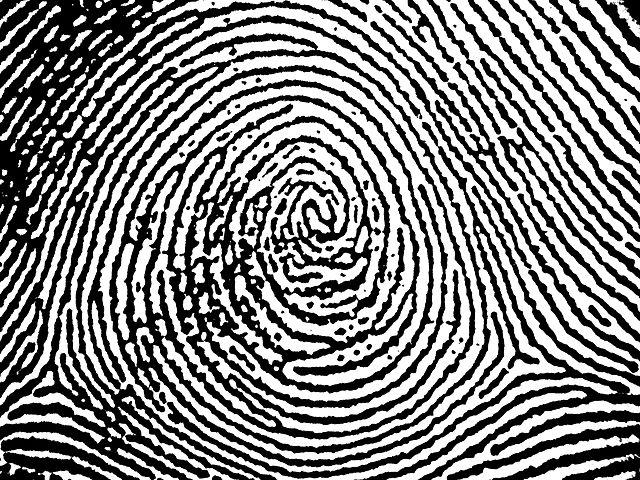
#> input picture week_11_image_processing/morphological_processing/img.jpg, 640 x 480 px, given in place of img.png, which was not available
$ jupyter execute --allow-errors Morphological_Processing_Implementation.ipynb   (shell and % lines are left out)   (text cells are left out)
#> lines starting #> are read from the running program, lines starting #| are printed output that depends on the picture; after the words box and inside, x2 and y2 are one past the last pixel; in counts of white or black regions, pixels touching at a corner belong together; pictures that were not available may be replaced by others from this repository, and a replacement may not be noted
[cell 1]
import cv2
import numpy as np
import matplotlib.pyplot as plt

# Create a structure element(SE).
erosion_type = cv2.MORPH_CROSS # choosing cross-shape SE
erosion_size = 2
# getStructuringElement takes three arguments (shape of SE, size of SE, anchor position of SE(orgin))
element = cv2.getStructuringElement(erosion_type, (2 * erosion_size + 1, 2 * erosion_size+1), (erosion_size , erosion_size))
img = cv2.imread("img.png")
#> img is the input picture: shape (480, 640, 3); min 0, max 255, mean 132.3
# erode takes two arguments here,(image, SE)
eroded = cv2.erode(img, element)
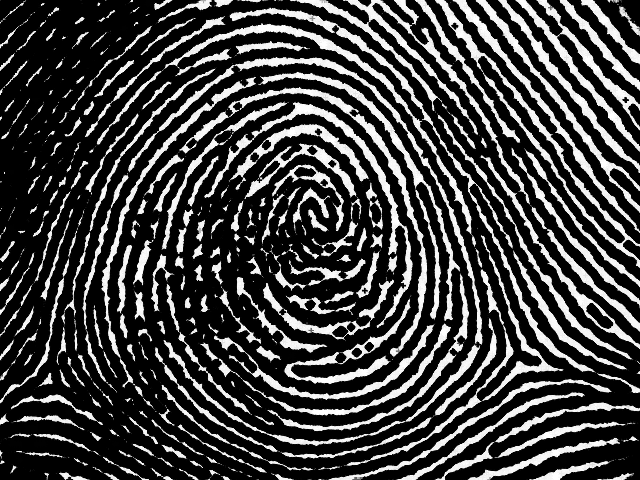
#> eroded: shape (480, 640, 3); min 0, max 255, mean 64.5
fig = plt.figure(figsize=(10, 10))
ax1 = fig.add_subplot(1, 3, 1)
ax1.imshow(img)
ax1.set_title("Before Erosion")
ax2 = fig.add_subplot(1, 3, 2)
ax2.imshow(eroded)
ax2.set_title("After Erosion")
ax3 = fig.add_axes([.7, .4, .2, .2])
ax3.set_title("Structuring element")
ax3.imshow(element, cmap='gray')
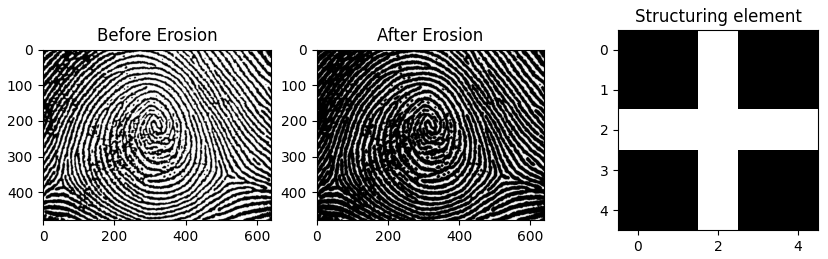
#> figure drawn by matplotlib, 3 panels

[cell 2]
import cv2
import numpy as np
import matplotlib.pyplot as plt

# Create a structure element.
dilation_type = cv2.MORPH_CROSS ## choosing cross-shape SE
dilation_size = 3
element = cv2.getStructuringElement(dilation_type, (2 * dilation_size + 1, 2 * dilation_size+1), (dilation_size , dilation_size))
eroded = cv2.erode(img, element)
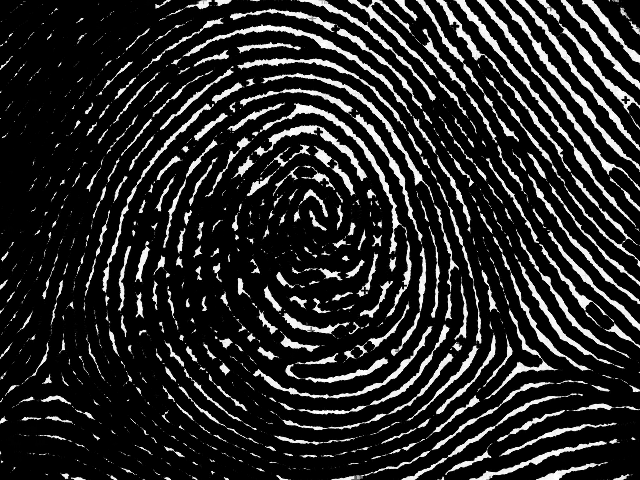
#> eroded: shape (480, 640, 3); min 0, max 255, mean 38.4
# Here, dilating the eroded image
# dilate takes two arguments here, (image, SE)
dilated = cv2.dilate(eroded, element)
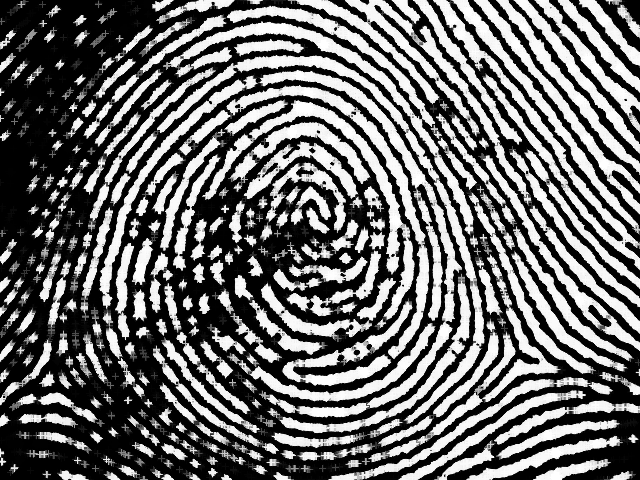
#> dilated: shape (480, 640, 3); min 0, max 255, mean 107.9
fig = plt.figure(figsize=(10, 10))
ax1 = fig.add_subplot(1, 3, 1)
ax1.imshow(eroded)
ax1.set_title("Before Dilation")
ax2 = fig.add_subplot(1, 3, 2)
ax2.imshow(dilated)
ax2.set_title("After Dilation")
ax3 = fig.add_axes([.7, .4, .2, .2])
ax3.set_title("Structuring element")
ax3.imshow(element, cmap='gray')
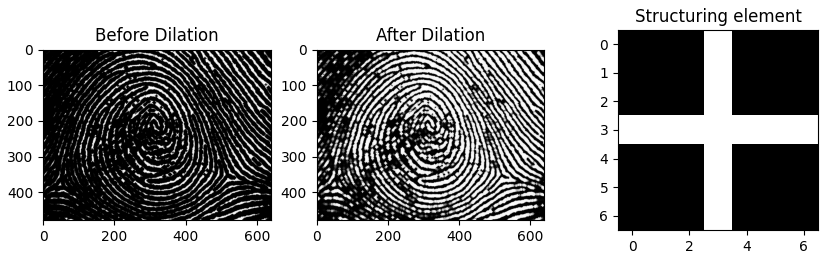
#> figure drawn by matplotlib, 3 panels

[cell 3]
# Implementation
import cv2
import numpy as np
import matplotlib.pyplot as plt

[cell 4]
img = cv2.imread("img.png")
img = cv2.cvtColor(img, cv2.COLOR_BGR2GRAY)
#> img: shape (480, 640)
ret, img = cv2.threshold(img, 127, 255,cv2.THRESH_BINARY)
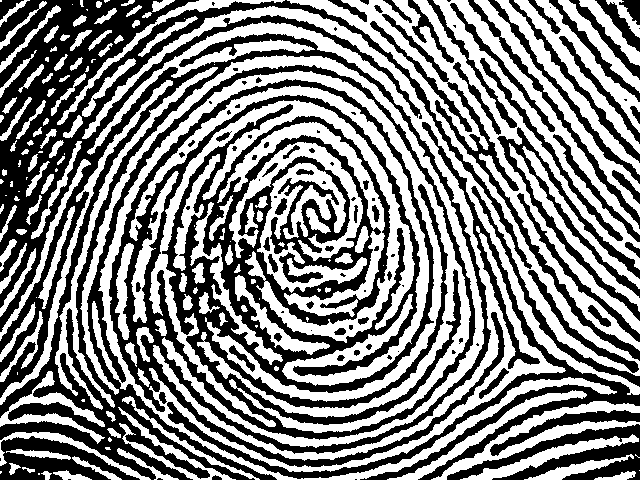
#> img: shape (480, 640); 51.9% white; 106 black regions (40 under 20 px), largest, box (x1, y1, x2, y2) and area: (0, 0, 532, 480) 101313, (167, 122, 640, 480) 9590, (447, 424, 640, 480) 4122
kernel = np.ones((4, 4), np.uint8)

# opening
opened = cv2.morphologyEx(img, cv2.MORPH_OPEN, kernel)
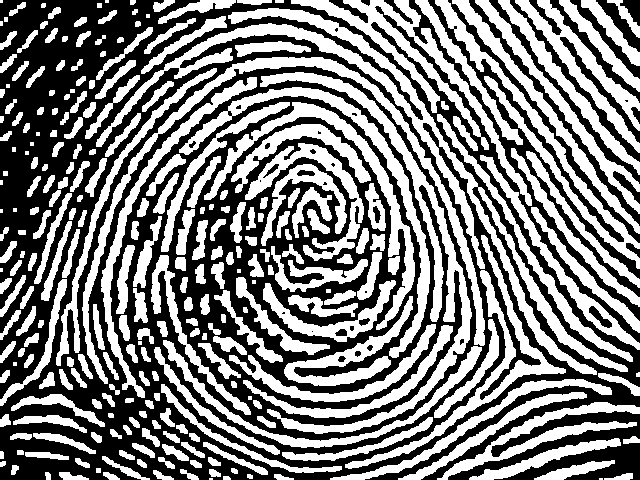
#> opened: shape (480, 640); 49.4% white; 287 white regions (20 under 20 px), largest, box (x1, y1, x2, y2) and area: (96, 8, 628, 375) 11896, (260, 72, 472, 434) 6853, (82, 57, 485, 384) 6285
# closing after opening
closed = cv2.morphologyEx(opened, cv2.MORPH_CLOSE, kernel)
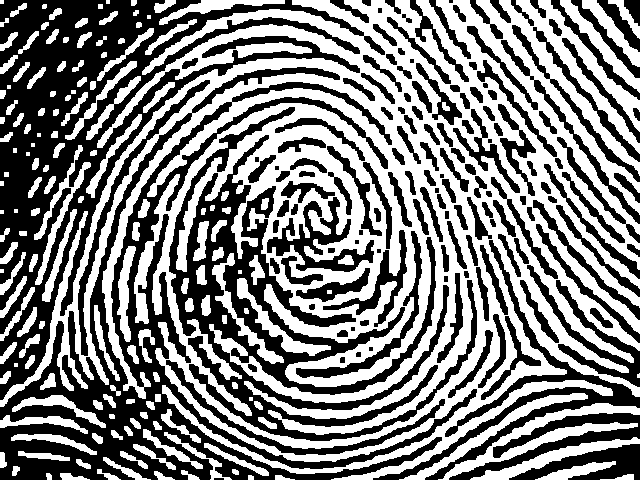
#> closed: shape (480, 640); 50.7% white; 154 black regions (9 under 20 px), largest, box (x1, y1, x2, y2) and area: (0, 0, 385, 400) 36296, (0, 67, 477, 480) 31563, (169, 107, 477, 441) 23055
fig = plt.figure(figsize=(30,20))

ax1 = fig.add_subplot(1, 3, 1)
ax1.imshow(img, cmap="gray")
ax1.set_title("Original")
ax2 = fig.add_subplot(1, 3, 2)
ax2.imshow(opened, cmap="gray")
ax2.set_title("After opening the original")
ax3 = fig.add_subplot(1, 3, 3)
ax3.imshow(closed, cmap="gray")
ax3.set_title("After closing the opened")
